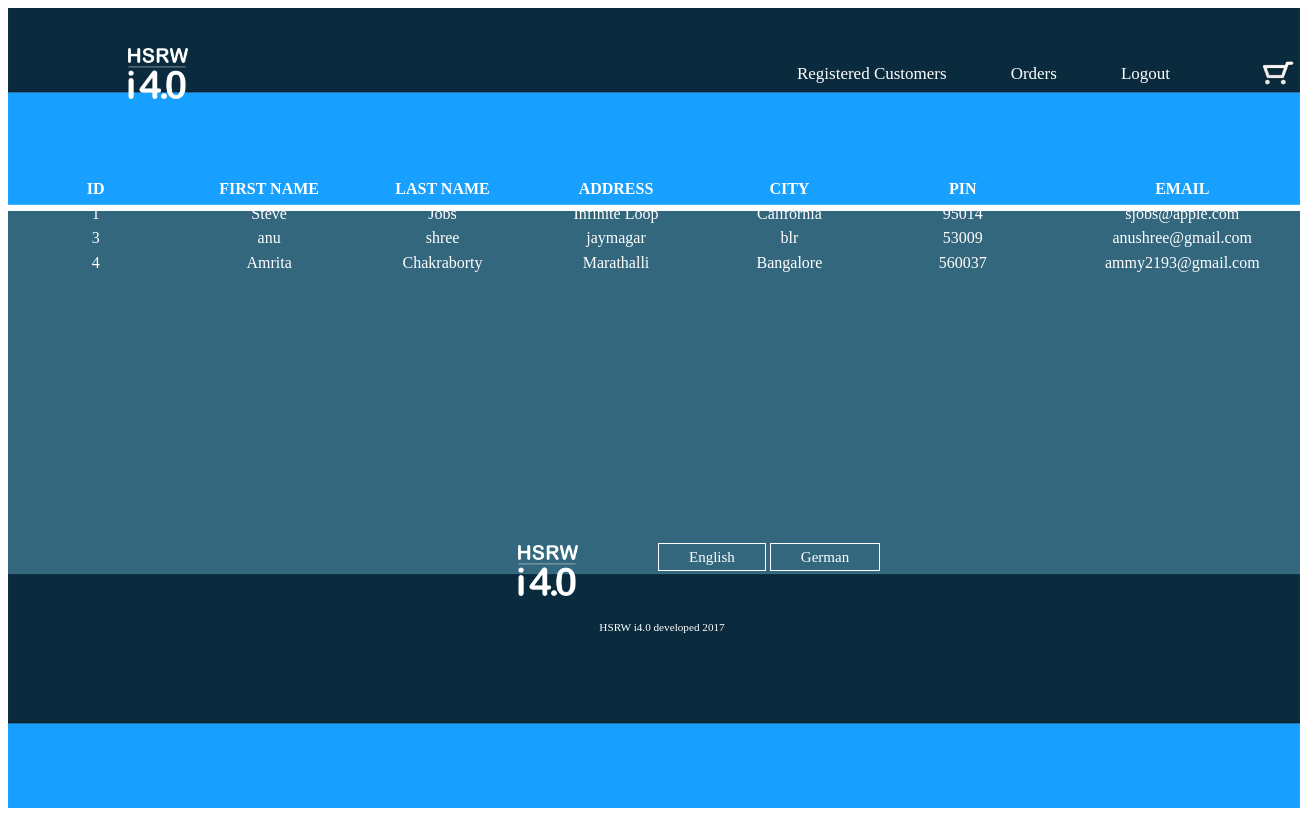
The app's page /regcust.php with its own data.
### tables this page shows
CREATE TABLE IF NOT EXISTS `users` (
  `id` int(11) NOT NULL AUTO_INCREMENT,
  `fname` varchar(255) NOT NULL,
  `lname` varchar(255) NOT NULL,
  `address` varchar(255) NOT NULL,
  `city` varchar(100) NOT NULL,
  `pin` int(6) NOT NULL,
  `email` varchar(255) NOT NULL,
  `password` varchar(15) NOT NULL,
  `type` varchar(20) NOT NULL DEFAULT 'user',
  PRIMARY KEY (`id`),
  UNIQUE KEY `email` (`email`)
);

### regcust.php (the view, shortened to what this page needs)
<?php
$hostname="localhost";
$username="root";
$password="";
$databasename="bolt";
$connect = mysqli_connect($hostname,$username,$password,$databasename);
$query = "SELECT * FROM users";
$result1 = mysqli_query($connect,$query);
?>
<!DOCTYPE html>
<html>
<head>
<link href="css/about.css" rel="stylesheet" type="text/css">
</head>
<body>
    <header class="backgroundimage">
    <div class="row">
        <div class="logo">
        <img src="Images/logo.png">
        </div>
        <div class="main-nav">
            <ul>
				<li><a key="Registered" class="tr" href="regcust.php">Registered Customers</a></li>
				<li><a key="Orders" class="tr"  href="custorders.php">Orders</a></li>
				<li><a key="Logout" class="tr" href="logout.php">Logout</a></li>
			</ul>
		</div>
      <div class="cartimg"><a href="Delivery.php"><img src="Images/cart.png"/></a></div>
     <div class="aboutus" style="width:100%; margin-left:0px;" >
         <table style="width:100%;height:100px;">
			<tr style="color:white;">
				<th style="width:100px;">ID</th>
				<th style="width:100px;">FIRST NAME</th>
				<th style="width:100px;">LAST NAME</th>
				<th style="width:100px;">ADDRESS</th>
				<th style="width:100px;">CITY</th>
				<th style="width:100px;">PIN</th>
				<th style="width:150px;">EMAIL</th>
			</tr><br/>
			<?php
				while($row1 = mysqli_fetch_array($result1)):;?>
			<tr>
				<td style="width:100px;text-align:center;color:white;"><?php echo $row1['id']; ?></td>
				<td style="width:100px;text-align:center;color:white;"><?php echo $row1['fname']; ?></td>
				<td style="width:100px;text-align:center;color:white;"><?php echo $row1['lname']; ?></td>
				<td style="width:100px;text-align:center;color:white;"><?php echo $row1['address']; ?></td>
				<td style="width:100px;text-align:center;color:white;"><?php echo $row1['city']; ?></td>
				<td style="width:100px;text-align:center;color:white;"><?php echo $row1['pin']; ?></td>
				<td style="width:150px;text-align:center;color:white;"><?php echo $row1['email']; ?></td>
			</tr><?php endwhile; ?>
	</table>
        </div>
         <div class="bottom-row">
            <ul class="languageSelector">
                <li><a id="en" class="lang"> English </a></li>
                <li><a id="de" class="lang"> German </a></li>
            </ul>
             <div class="bottom-logo">
                <img src="Images/logo.png">
            </div>
        </div>
        <footer>
            <p class="copyright">HSRW i4.0 developed 2017</p>
        </footer>
        </div>
    </header>
    </body>
</html>

### CSS/about.css (style rules this page uses)
.aboutus { position:absolute; width: 700px; margin-left: 200px; margin-top: 150px }

### CSS/basicstyle.css (style rules this page uses)
body { position: inherit; }
.backgroundimage { background-image: url(../Images/background.png); height: 100vh; background-size: contain; background-position: right; }
.main-nav { text-align: right; width: auto; float: right; margin-top: 40px; margin-right: 100px; }
.main-nav li { display: inline-block; }
.main-nav li a { color: white; text-decoration: none; padding: 5px 30px; font-size: 17px; text-align: left; }
.logo img { margin-top: 40px; margin-left: 120px; width: 60px; height: auto; float: left; }
.cartimg img { position: absolute; width: 40px; margin-top: 45px; margin-left: 1070px; }
.bottom-row { position: absolute; margin-top: 500px; margin-left: 510px; }
.languageSelector { float: center; list-style: none; margin-top: 40px; margin-left: 100px; }
.languageSelector li { display: inline-block; }
.languageSelector li a { color: white; text-decoration: none; padding: 5px 30px; font-size: 15px; border: 1px solid white; cursor: pointer; }
.bottom-logo img { width: 60px; height: auto; margin-top: -40px; }
footer { position: absolute; margin-top: 650px; width: 100%; }
p.copyright { position: absolute; width: 100%; color: #fff; line-height: 40px; font-size: 0.7em; text-align: center; bottom:0; }

### records on screen
users: id "1", fname "Steve", lname "Jobs", address "Infinite Loop", city "California", pin "95014", email "sjobs@apple.com"
users: id "3", fname "anu", lname "shree", address "jaymagar", city "blr", pin "53009", email "anushree@gmail.com"
users: id "4", fname "Amrita", lname "Chakraborty", address "Marathalli", city "Bangalore", pin "560037", email "ammy2193@gmail.com"
